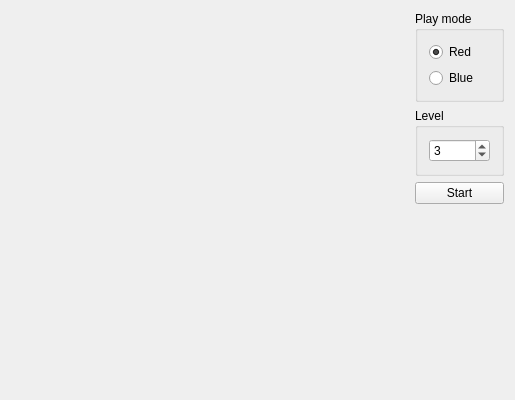
<?xml version="1.0" encoding="UTF-8"?>
<ui version="4.0">
 <class>View</class>
 <widget class="QMainWindow" name="View">
  <property name="geometry">
   <rect>
    <x>0</x>
    <y>0</y>
    <width>515</width>
    <height>400</height>
   </rect>
  </property>
  <property name="minimumSize">
   <size>
    <width>515</width>
    <height>400</height>
   </size>
  </property>
  <property name="maximumSize">
   <size>
    <width>515</width>
    <height>400</height>
   </size>
  </property>
  <property name="baseSize">
   <size>
    <width>500</width>
    <height>400</height>
   </size>
  </property>
  <property name="windowTitle">
   <string>View</string>
  </property>
  <widget class="QWidget" name="centralWidget">
   <layout class="QHBoxLayout" name="horizontalLayout">
    <item>
     <spacer name="horizontalSpacer">
      <property name="orientation">
       <enum>Qt::Horizontal</enum>
      </property>
      <property name="sizeHint" stdset="0">
       <size>
        <width>40</width>
        <height>20</height>
       </size>
      </property>
     </spacer>
    </item>
    <item>
     <widget class="QWidget" name="widget" native="true">
      <property name="minimumSize">
       <size>
        <width>100</width>
        <height>0</height>
       </size>
      </property>
      <layout class="QVBoxLayout" name="verticalLayout">
       <property name="topMargin">
        <number>0</number>
       </property>
       <property name="rightMargin">
        <number>0</number>
       </property>
       <item>
        <widget class="QGroupBox" name="gbPlayMode">
         <property name="minimumSize">
          <size>
           <width>0</width>
           <height>0</height>
          </size>
         </property>
         <property name="title">
          <string>Play mode</string>
         </property>
         <layout class="QVBoxLayout" name="verticalLayout_2">
          <item>
           <widget class="QRadioButton" name="rbRed">
            <property name="text">
             <string>Red</string>
            </property>
            <property name="checked">
             <bool>true</bool>
            </property>
           </widget>
          </item>
          <item>
           <widget class="QRadioButton" name="rbBlue">
            <property name="text">
             <string>Blue</string>
            </property>
           </widget>
          </item>
         </layout>
        </widget>
       </item>
       <item>
        <widget class="QGroupBox" name="gbLevel">
         <property name="title">
          <string>Level</string>
         </property>
         <layout class="QVBoxLayout" name="verticalLayout_3">
          <item>
           <widget class="QSpinBox" name="sbAILevel">
            <property name="minimum">
             <number>1</number>
            </property>
            <property name="maximum">
             <number>4</number>
            </property>
            <property name="value">
             <number>3</number>
            </property>
           </widget>
          </item>
         </layout>
        </widget>
       </item>
       <item>
        <widget class="QPushButton" name="pbPlay">
         <property name="text">
          <string>Start</string>
         </property>
        </widget>
       </item>
       <item>
        <spacer name="verticalSpacer">
         <property name="orientation">
          <enum>Qt::Vertical</enum>
         </property>
         <property name="sizeHint" stdset="0">
          <size>
           <width>20</width>
           <height>40</height>
          </size>
         </property>
        </spacer>
       </item>
      </layout>
     </widget>
    </item>
   </layout>
  </widget>
 </widget>
 <layoutdefault spacing="6" margin="11"/>
 <resources/>
 <connections/>
</ui>
